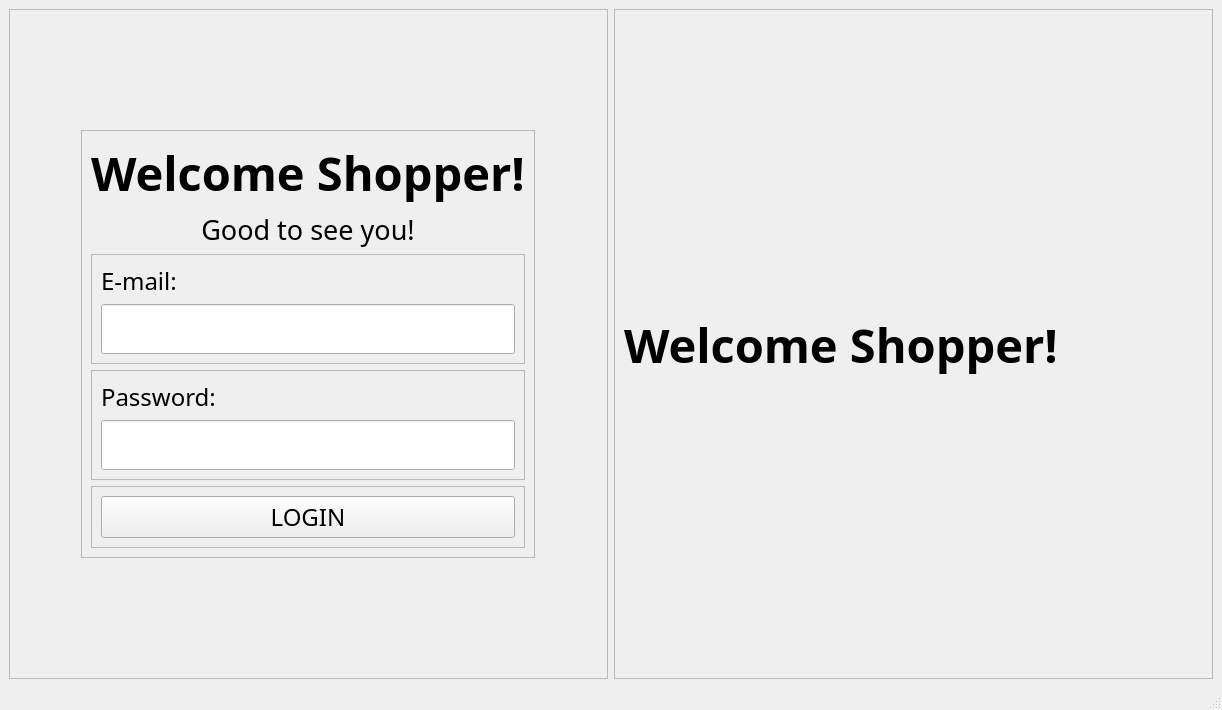
<?xml version="1.0" encoding="UTF-8"?>
<ui version="4.0">
 <class>MainWindow</class>
 <widget class="QMainWindow" name="MainWindow">
  <property name="enabled">
   <bool>true</bool>
  </property>
  <property name="geometry">
   <rect>
    <x>0</x>
    <y>0</y>
    <width>1222</width>
    <height>710</height>
   </rect>
  </property>
  <property name="focusPolicy">
   <enum>Qt::NoFocus</enum>
  </property>
  <property name="windowTitle">
   <string>MainWindow</string>
  </property>
  <property name="unifiedTitleAndToolBarOnMac">
   <bool>false</bool>
  </property>
  <widget class="QWidget" name="centralwidget">
   <layout class="QHBoxLayout" name="horizontalLayout">
    <item>
     <widget class="QFrame" name="frame">
      <property name="frameShape">
       <enum>QFrame::StyledPanel</enum>
      </property>
      <property name="frameShadow">
       <enum>QFrame::Raised</enum>
      </property>
      <layout class="QVBoxLayout" name="verticalLayout_6">
       <item alignment="Qt::AlignHCenter|Qt::AlignVCenter">
        <widget class="QFrame" name="frame_2">
         <property name="maximumSize">
          <size>
           <width>16777215</width>
           <height>16777215</height>
          </size>
         </property>
         <property name="frameShape">
          <enum>QFrame::StyledPanel</enum>
         </property>
         <property name="frameShadow">
          <enum>QFrame::Raised</enum>
         </property>
         <layout class="QVBoxLayout" name="verticalLayout">
          <item>
           <widget class="QLabel" name="label_2">
            <property name="maximumSize">
             <size>
              <width>600</width>
              <height>90</height>
             </size>
            </property>
            <property name="font">
             <font>
              <family>Poppins</family>
              <pointsize>35</pointsize>
              <weight>75</weight>
              <bold>true</bold>
             </font>
            </property>
            <property name="text">
             <string>Welcome Shopper!</string>
            </property>
           </widget>
          </item>
          <item>
           <widget class="QLabel" name="label_3">
            <property name="maximumSize">
             <size>
              <width>1000</width>
              <height>40</height>
             </size>
            </property>
            <property name="font">
             <font>
              <family>Poppins</family>
              <pointsize>20</pointsize>
             </font>
            </property>
            <property name="layoutDirection">
             <enum>Qt::LeftToRight</enum>
            </property>
            <property name="text">
             <string>Good to see you!</string>
            </property>
            <property name="alignment">
             <set>Qt::AlignCenter</set>
            </property>
           </widget>
          </item>
          <item>
           <widget class="QFrame" name="frame_5">
            <property name="frameShape">
             <enum>QFrame::StyledPanel</enum>
            </property>
            <property name="frameShadow">
             <enum>QFrame::Raised</enum>
            </property>
            <layout class="QVBoxLayout" name="verticalLayout_3">
             <item>
              <widget class="QLabel" name="label_4">
               <property name="maximumSize">
                <size>
                 <width>600</width>
                 <height>70</height>
                </size>
               </property>
               <property name="font">
                <font>
                 <family>Poppins</family>
                 <pointsize>18</pointsize>
                 <weight>50</weight>
                 <bold>false</bold>
                </font>
               </property>
               <property name="text">
                <string>E-mail:</string>
               </property>
              </widget>
             </item>
             <item>
              <widget class="QLineEdit" name="lineEdit">
               <property name="maximumSize">
                <size>
                 <width>800</width>
                 <height>50</height>
                </size>
               </property>
               <property name="font">
                <font>
                 <family>Poppins</family>
                 <pointsize>25</pointsize>
                </font>
               </property>
              </widget>
             </item>
            </layout>
           </widget>
          </item>
          <item>
           <widget class="QFrame" name="frame_6">
            <property name="frameShape">
             <enum>QFrame::StyledPanel</enum>
            </property>
            <property name="frameShadow">
             <enum>QFrame::Raised</enum>
            </property>
            <layout class="QVBoxLayout" name="verticalLayout_4">
             <item alignment="Qt::AlignBottom">
              <widget class="QLabel" name="label_5">
               <property name="maximumSize">
                <size>
                 <width>600</width>
                 <height>70</height>
                </size>
               </property>
               <property name="font">
                <font>
                 <family>Poppins</family>
                 <pointsize>18</pointsize>
                 <weight>50</weight>
                 <bold>false</bold>
                </font>
               </property>
               <property name="text">
                <string>Password:</string>
               </property>
              </widget>
             </item>
             <item>
              <widget class="QLineEdit" name="lineEdit_2">
               <property name="maximumSize">
                <size>
                 <width>800</width>
                 <height>50</height>
                </size>
               </property>
               <property name="font">
                <font>
                 <family>Poppins</family>
                 <pointsize>25</pointsize>
                </font>
               </property>
              </widget>
             </item>
            </layout>
           </widget>
          </item>
          <item>
           <widget class="QFrame" name="logbut_frame">
            <property name="frameShape">
             <enum>QFrame::StyledPanel</enum>
            </property>
            <property name="frameShadow">
             <enum>QFrame::Raised</enum>
            </property>
            <layout class="QVBoxLayout" name="verticalLayout_5">
             <item>
              <widget class="QPushButton" name="login">
               <property name="font">
                <font>
                 <family>Poppins</family>
                 <pointsize>18</pointsize>
                </font>
               </property>
               <property name="text">
                <string>LOGIN</string>
               </property>
              </widget>
             </item>
            </layout>
           </widget>
          </item>
         </layout>
        </widget>
       </item>
      </layout>
     </widget>
    </item>
    <item>
     <widget class="QFrame" name="frame_3">
      <property name="frameShape">
       <enum>QFrame::StyledPanel</enum>
      </property>
      <property name="frameShadow">
       <enum>QFrame::Raised</enum>
      </property>
      <layout class="QVBoxLayout" name="verticalLayout_2">
       <item>
        <widget class="QLabel" name="label_6">
         <property name="maximumSize">
          <size>
           <width>600</width>
           <height>90</height>
          </size>
         </property>
         <property name="font">
          <font>
           <family>Poppins</family>
           <pointsize>35</pointsize>
           <weight>75</weight>
           <bold>true</bold>
          </font>
         </property>
         <property name="text">
          <string>Welcome Shopper!</string>
         </property>
        </widget>
       </item>
      </layout>
     </widget>
    </item>
   </layout>
  </widget>
  <widget class="QStatusBar" name="statusbar"/>
 </widget>
 <resources/>
 <connections/>
</ui>
